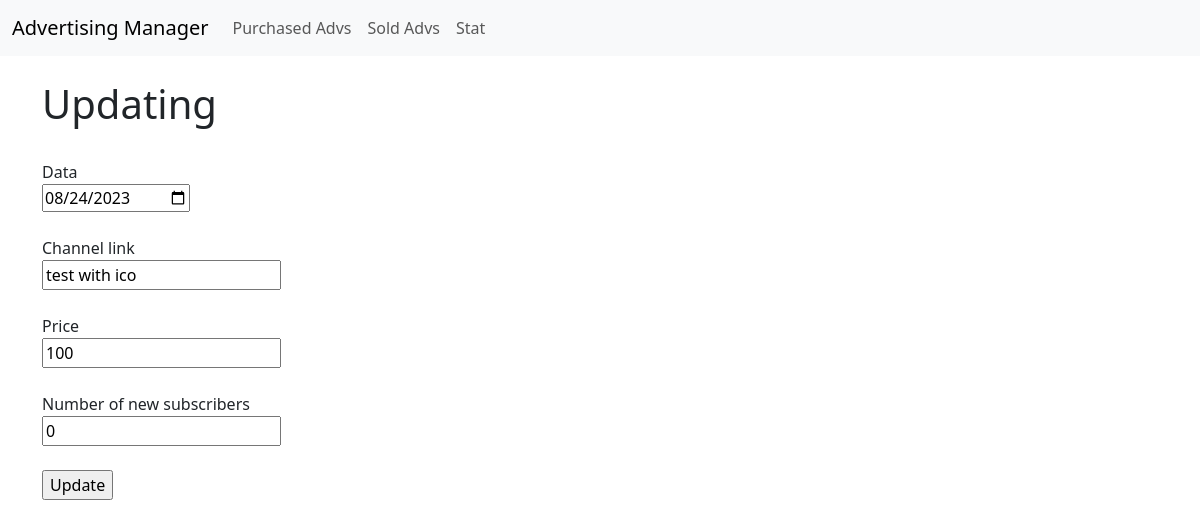
/1/purchasedAdvs/6/update (signed in), run on the app's committed database.
### advertisingManager/models.py (models this page shows, shortened)
class PurchasedAdvertising(db.Model):
    __tablename__ = "purchasedAdvertisings"
    id = db.Column(db.Integer, primary_key = True)
    date = db.Column(db.DateTime, nullable = False, default = datetime.now)
    channelLink = db.Column(db.String(128), nullable = False)
    price = db.Column(db.Integer)
    numberOfNewSubs = db.Column(db.Integer, default = 0)
    channelFID = db.Column(db.Integer, db.ForeignKey('channels.id'), nullable = False)
    userFID = db.Column(db.Integer, db.ForeignKey('users.id'), nullable = False)

### advertisingManager/purchasedAdv/views.py (the view)
@purchasedAdv.route("/<int:channelID>/purchasedAdvs/<int:purchasedAdvID>/update", methods=["GET", "POST"])
def update(channelID, purchasedAdvID):
    form = UpdatePurchasedAdvForm()
    purchasedAdv = PurchasedAdvertising.query.get_or_404(purchasedAdvID)
    channelID = purchasedAdv.channelFID
    if form.validate_on_submit():
        purchasedAdv.date = form.date.data
        purchasedAdv.channelLink = form.channelLink.data
        purchasedAdv.price = form.price.data
        purchasedAdv.numberOfNewSubs = form.numberOfNewSubs.data
        db.session.commit()
        return redirect(url_for("purchasedAdv.purchasedAdvs", channelID = channelID))
    elif request.method == 'GET':
        form.date.data = purchasedAdv.date
        form.channelLink.data = purchasedAdv.channelLink
        form.price.data = purchasedAdv.price
        form.numberOfNewSubs.data = purchasedAdv.numberOfNewSubs
    return render_template("updatePurchasedAdv.html", form = form, channelID = channelID)

### advertisingManager/purchasedAdv/forms.py
class UpdatePurchasedAdvForm(FlaskForm):
    date = DateField("Data")
    channelLink = StringField("Channel link")
    price = IntegerField("Price")
    numberOfNewSubs = IntegerField("Number of new subscribers")
    submit = SubmitField("Update")

### advertisingManager/models.py (called while the page is built)
@loginManager.user_loader
def load_user(user_id):
    return User.query.get(user_id)

### advertisingManager/templates/updatePurchasedAdv.html (shortened to what this page needs)
{% extends 'baseForAdv.html' %}
{% block content %}
{% set channelID = channelID %}
    <br>
    <h1>Updating</h1>
    <br>
    <form method="POST">
        {{ form.date.label() }} <br> {{ form.date() }} <br><br>
        {{ form.channelLink.label() }} <br> {{ form.channelLink() }} <br><br>
        {{ form.price.label() }} <br> {{ form.price() }} <br><br>
        {{ form.numberOfNewSubs.label() }} <br> {{ form.numberOfNewSubs() }} <br><br>
        {{ form.submit() }}
    </form>
{% endblock %}

### data on the page
PurchasedAdvertising: date "08/24/2023", channelLink "test with ico", price "100", numberOfNewSubs "0"
